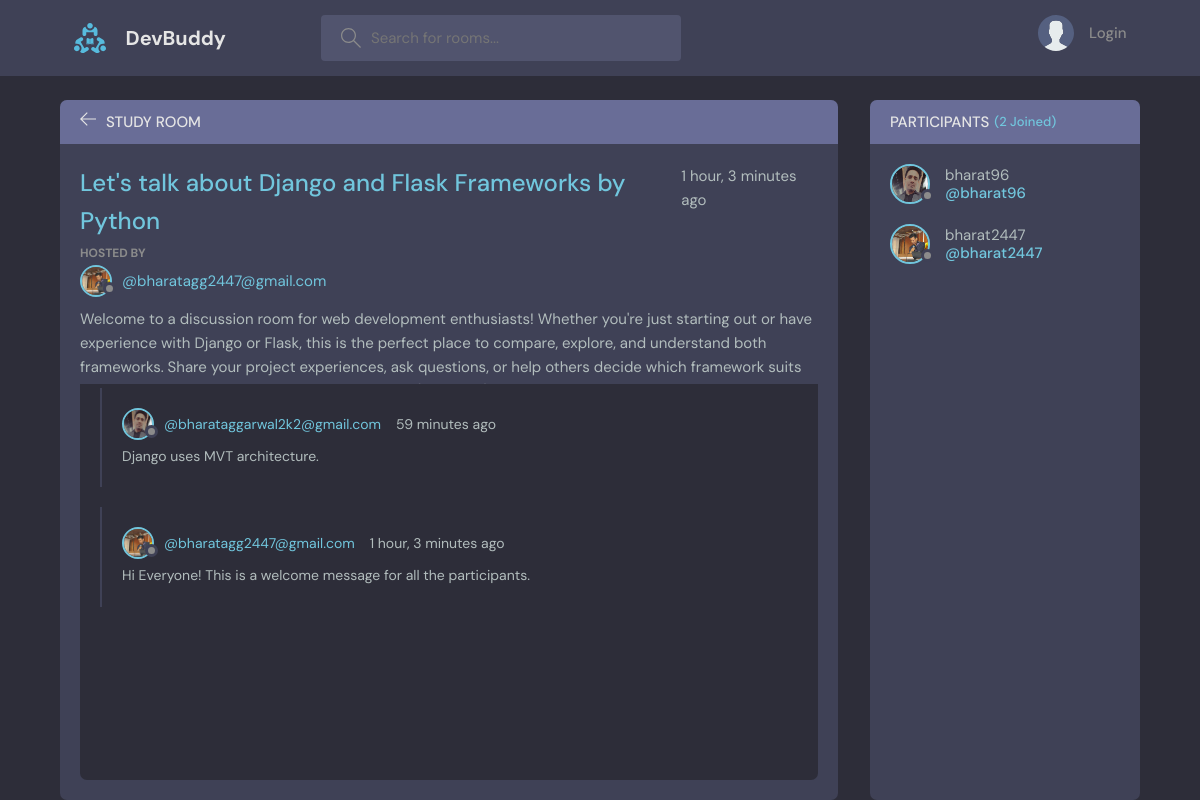
Page /room/10 on the committed database.
### base/models.py (models this page shows, shortened)
class Room(models.Model):
    host = models.ForeignKey(User, on_delete=models.SET_NULL, null=True)
    topic = models.ForeignKey(Topic, on_delete=models.SET_NULL, null=True)
    name = models.CharField(max_length=200)
    description = models.TextField(null=True, blank=True)       #null=True is for database and blank=True is for form.
    participants = models.ManyToManyField(User, related_name='participants', blank=True)
    updated = models.DateTimeField(auto_now=True)               #auto_now saves instance of date and time everytime database changes.
    created = models.DateTimeField(auto_now_add=True)           #auto_now_add only saves the instance of date and time once database is created.
    class Meta:
        ordering = ['-updated', '-created']

class User(AbstractUser):
    name = models.CharField(max_length=200, null=True)
    email = models.EmailField(unique=True, null=True)
    bio = models.TextField(null=True)
    avatar = models.ImageField(null=True, default="avatar.svg")
    USERNAME_FIELD = 'email'
    REQUIRED_FIELDS = []

class Message(models.Model):
    user = models.ForeignKey(User, on_delete=models.CASCADE)
    room = models.ForeignKey(Room, on_delete=models.CASCADE)
    body = models.TextField()
    updated = models.DateTimeField(auto_now=True)
    created = models.DateTimeField(auto_now_add=True)
    class Meta:
        ordering = ['-updated', '-created']

### base/views.py (the view, shortened to what this page needs)
# urls.py: path('room/<str:pk>', views.room, name='room'),
def room(request, pk):
    room = Room.objects.get(id=pk)
    room_messages = room.message_set.all()         #Retrive all the child objects(of class message) of specified room.
    participants = room.participants.all()
    context = {'room': room, 'room_messages': room_messages, 'participants': participants}
    return render(request, 'base/room.html', context)

### base/models.py (called while the page is built)
    def __str__(self):
        return self.name

### base/templates/base/room.html (shortened to what this page needs)
{% extends 'main.html' %}
{% block content %}
    <main class="profile-page layout layout--2">
      <div class="container">
        <div class="room">
          <div class="room__top">
            <div class="room__topLeft">
              <a href="{% url 'home' %}">
                <svg version="1.1" xmlns="http://www.w3.org/2000/svg" width="32" height="32" viewBox="0 0 32 32">
                  <title>arrow-left</title>
                  <path
                    d="M13.723 2.286l-13.723 13.714 13.719 13.714 1.616-1.611-10.96-10.96h27.625v-2.286h-27.625l10.965-10.965-1.616-1.607z"
                  ></path>
                </svg>
              </a>
              <h3>Study Room</h3>
            </div>
          </div>
          <div class="room__box scroll">
            <div class="room__header scroll">
              <div class="room__info">
                <h3>{{ room.name }}</h3>
                <span>{{ room.created|timesince}} ago</span>
              </div>
              <div class="room__hosted">
                <p>Hosted By</p>
                <a href="{% url 'user-profile' room.host.id %}" class="room__author">
                  <div class="avatar avatar--small">
                    <img src="{{ room.host.avatar.url }}" />
                  </div>
                  <span>@{{ room.host }}</span>
                </a>
              </div>
              <div class="room__details">
                {{ room.description }}
              </div>
            </div>
            <div class="room__conversation">
              <div class="threads scroll">
                {% for message in room_messages %}
                <div class="thread">
                  <div class="thread__top">
                    <div class="thread__author">
                      <a href="{% url 'user-profile' message.user.id %}" class="thread__authorInfo">
                        <div class="avatar avatar--small">
                          <img src="{{ message.user.avatar.url }}" />
                        </div>
                        <span>@{{ message.user }}</span>
                      </a>
                      <span class="thread__date">{{ message.created|timesince}} ago</span>
                    </div>
                  </div>
                  <div class="thread__details">
                   {{ message.body }}
                  </div>
                </div>
                {% endfor %}
              </div>
            </div>
          </div>
        </div>
        <div class="participants">
          <h3 class="participants__top">Participants <span>({{ participants.count }} Joined)</span></h3>
          <div class="participants__list scroll">
            {% for user in participants %}
            <a href="{% url 'user-profile' user.id %}" class="participant">
              <div class="avatar avatar--medium">
                <img src="{{ user.avatar.url }}" />
              </div>
              <p>
                {{ user.username }}
                <span>@{{ user.username }}</span>
              </p>
            </a>
            {% endfor %}
          </div>
        </div>
      </div>
    </main>
{% endblock %}

### static/styles/style.css (style rules this page uses)
:root { --color-main: #71c6dd; --color-main-light: #e1f6fb; --color-dark: #3f4156; --color-dark-medium: #51546e; --color-dark-light: #696d97; --color-light: #e5e5e5; --color-gray: #8b8b8b; --color-light-gray: #b2bdbd; --color-bg: #2d2d39; --color-success: #5dd693; --color-error: #fc4b0b; }
* { font-family: "DM Sans", -apple-system, BlinkMacSystemFont, "Segoe UI", Roboto, Oxygen, Ubuntu, Cantarell, "Open Sans", "Helvetica Neue", sans-serif; margin: 0; padding: 0; box-sizing: border-box; text-rendering: optimizeLegibility; font-size: inherit; }
html { font-size: 56.25%; }
@media only screen and (min-width: 1200px) { html { font-size: 62.5%; } }
body { line-height: 1.6; font-weight: 400; font-size: 1.5rem; color: var(--color-light-gray); background-color: var(--color-bg); min-height: 100vh; }
img { width: 100%; }
a { display: inline-block; color: var(--color-main); text-decoration: none; }
.container { max-width: 120rem; width: 90%; margin: auto; }
.avatar { position: relative; display: inline-block; border-radius: 50%; border: 2px solid var(--color-main); }
.avatar img { display: block; border-radius: 50%; object-fit: cover; object-position: center; }
.avatar::after { content: ""; display: block; position: absolute; background-color: var(--color-gray); z-index: 111; border-radius: 50%; border: 0.3rem solid var(--color-dark); }
.avatar.avatar--small img { width: 2.8rem; height: 2.8rem; }
.avatar.avatar--small:after { width: 0.7rem; height: 0.7rem; bottom: 0px; right: -6px; }
.avatar.avatar--medium img { width: 3.6rem; height: 3.6rem; border-radius: 50%; }
.avatar.avatar--medium:after { width: 0.7rem; height: 0.7rem; bottom: 0px; right: -6px; }
.layout { margin-top: 2.4rem; }
.layout > .container { display: flex; justify-content: space-between; align-items: flex-start; }
.layout--2 > .container > div:first-child { flex-basis: 72%; }
.layout--2 > .container > div:last-child { flex-basis: 25%; }
.room, .participants { background: var(--color-dark); max-height: 87.5vh; border-radius: 0.7rem; overflow: hidden; position: relative; }
.room__top, .participants__top { background: var(--color-dark-light); display: flex; justify-content: space-between; align-items: center; padding: 1rem 2rem; position: relative; }
.room__top svg, .thread__top svg { width: 1.6rem; height: 1.6rem; fill: var(--color-light); cursor: pointer; }
.room__topLeft { display: flex; align-items: flex-end; gap: 1rem; }
.room__topLeft h3, .participants__top { text-transform: uppercase; font-weight: 500; color: var(--color-light); }
.room__topLeft svg { width: 1.6rem; height: 1.6rem; fill: var(--color-light); }
.room__header { max-height: 30vh; overflow-y: auto; position: absolute; width: 95%; background: var(--color-dark); z-index: 999; top: 4.4rem; padding-top: 2rem; padding-bottom: 1rem; }
.room__box { padding-left: 2rem; padding-right: 2rem; height: 80.5vh; padding-bottom: 0; }
.room__info { display: flex; justify-content: space-between; }
.room__info h3 { font-size: 2.4rem; font-weight: 500; color: var(--color-main); }
.room__hosted p { text-transform: uppercase; color: var(--color-gray); font-size: 1.2rem; font-weight: 700; line-height: 2; }
.room__author { display: flex; gap: 1rem; align-items: center; margin-bottom: 1rem; transition: all 0.3s ease-in-out; }
.room__conversation { margin-top: 1rem; margin-bottom: 4rem; height: 64%; }
.threads { background: var(--color-bg); border-radius: 0.7rem; overflow-y: auto; height: 100%; margin-top: 28vh; padding: 0 2rem 4rem 2rem; }
.thread { border-left: 2px solid var(--color-dark); padding-left: 1rem; margin: 2rem 0; padding: 2rem; }
.thread__top { display: flex; align-items: center; justify-content: space-between; }
.thread__author { display: flex; align-items: center; gap: 1.5rem; font-size: 1.4rem; }
.thread__authorInfo { display: flex; align-items: center; gap: 1rem; }
.thread__details { font-size: 1.4rem; margin-top: 0.5rem; }
.participants__top span { color: var(--color-main); font-size: 1.3rem; text-transform: none; }
.participants__top { justify-content: flex-start; gap: 0.5rem; }
.participants__list { padding: 2rem; height: 82.5vh; overflow-y: scroll; padding-bottom: 0; }
.participant { display: flex; align-items: center; gap: 1.5rem; margin-bottom: 2rem; }
.participant p { color: var(--color-light-gray); line-height: 1.2; }
.participant span { display: block; font-weight: 500; color: var(--color-main); font-weight: 1.4rem; }

### rows in the picture
Room: name "Let's talk about Django and Flask Frameworks by Python", created "1 hour, 3 minutes", host.avatar (picture), host "bharatagg2447@gmail.com", description "Welcome to a discussion room for web development enthusiasts! Whether you're just starting out or have experience with Django or Flask, this is the perfect place to compare, explore, and understand both frameworks. Share your project experiences, ask questions, or help others decide which framework suits…"
Message: user.avatar (picture), user "bharataggarwal2k2@gmail.com", created "59 minutes", body "Django uses MVT architecture."
Message: user.avatar (picture), user "bharatagg2447@gmail.com", created "1 hour, 3 minutes", body "Hi Everyone! This is a welcome message for all the participants."
User: avatar (picture), username "bharat96"
User: avatar (picture), username "bharat2447"

### other values in the picture
{{ participants.count }} "2"
